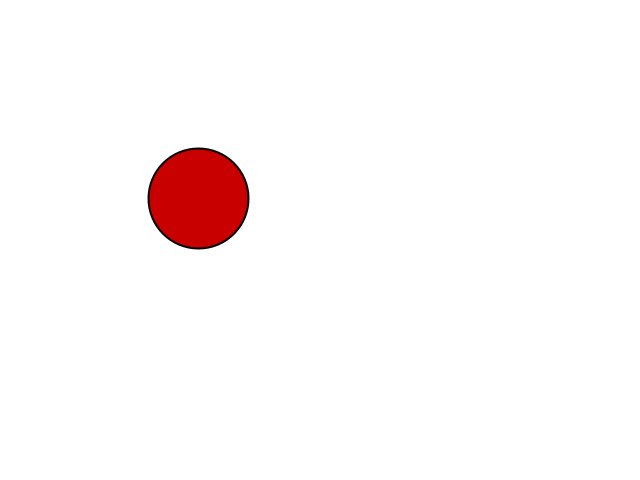
Frame 1 (no input)
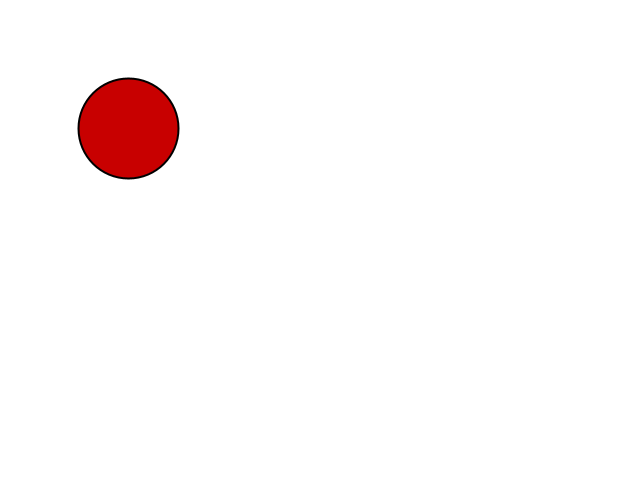
Frame 60 (the mouse pressed at the canvas centre just before this capture)
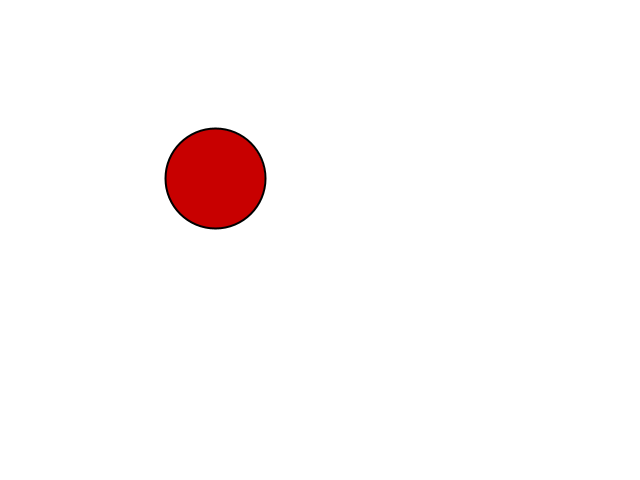
Frame 120 (the mouse held since frame 60 and released just before this capture)

The Processing sketch that drew these frames (run headless with seeded random() and noise(); from frame 60 on, the mouse is pressed at the canvas centre):

// Processing sketch: MouseFollow
// ── MouseFollow.pde
//Mouse Follow
//CSCI 5611 Mouse Following with Vec2 [Starter]
//Instructor: Stephen J. Guy <sjguy@umn.edu>


//Here is what you should discuss & try to code as a group:
//  done 1. Initially, the code shows a dark red circle with a purple-ish outline.
//     Change the program to draw a red circle with a black outline instead. 
//  done 2. Find the Processing.org reference pages for the circle command. 
//     Why am I multiplying the radius by 2? (Note: these reference pages are 
//     very useful, be sure to check them out for general Processing help.) the third argument is the width and height of the circle so we want the diameter aka 2*radius
//  done 3. Change the background color to be white instead green.
//  done 4. Have the ball follow the user's mouse. You should do this by setting
//      dir to be the vector pointing from the ball's current position (pos)
//      to the mouse's current position (mousePos).
//  done 5. Try to get some keyboard input working:  
//        -When the user presses the 'd' key, double the speed the ball moves. 
//        -When the user presses the 'h' key, half the speed the ball moves. 
//  done 6. The simple approach is Step 4 will leave the ball jittering when it
//     reaches the mouse. Find a strategy to fix the jitter so the ball stops
//     completely when it is nicely centered on the mouse.
//  done 7. Currently, the variable 'speed' doesn't have a well defined unit and its
//     effect depends on the framerate. Fix this by using dt in the update function
//     to make sure the speed value means "pixels per second". Set the speed to
//     100 pixels per second. Make sure the ball takes about 6.4 seconds to make
//     it 640 pixels across the screen.
     
//As a challenge:
//  1. Give the ball a maximum acceleration (i.e. limit how fast it's velocity can change).
//  2. Draw an image (sprite) instead of a circle. Try to orient it in the direction of travel.


int strokeWidth = 2;

void setup(){
  size(640,480);
  surface.setTitle("Mouse Following [CSCI 5611 Example]");
  
  
  //Initial circle position
  pos = new Vec2(200,200);
  r = 50;
  
  vel = new Vec2(0.0,0.0); //intial velocity
  
  strokeWeight(strokeWidth); //Draw thicker lines 
}

Vec2 pos; //Circle position
Vec2 vel; //Circle velocity
float r;  //Circle radius

float speed = 100;
float snapToMouseThreshold = 10; //if within this amount of pixels than snap to mouse to avoid jitter

void update(float dt){
  Vec2 mousePos = new Vec2(mouseX, mouseY);
  Vec2 dir = mousePos.minus(pos); //Should be vector pointing from pos to MousePos
  if (dir.length() > snapToMouseThreshold){ //if speed*dt > dir.length()
    dir.normalize();
    vel = dir.times(speed * dt); // update speed based on time that has passed
    pos.add(vel);
  }
  else {
   vel = new Vec2(0, 0);
   pos.x = mousePos.x;
   pos.y = mousePos.y;
  }
}

void draw(){
  update(1/frameRate);
  background(256,256,256); //White background
  stroke(0,0,0);
  fill(200,0,0);
  circle(pos.x, pos.y,r*2); //Question: Why is it radius*2 ?
  //image(img, pos.x, pos.y);
}

void keyPressed(){
  if (key == 'd'){
    println("Doubling ball speed");
    speed *= 2;
  }
  if (key == 'h'){
    println("Halving ball speed");
    speed /= 2;

  }
  println("Speed is now:",speed);
}




//Begin the Vec2 Library
//Normally I would put this in a differen tab, but having it here allows you to
// copy and paste a single file for shared editing and for submission

public class Vec2 {
  public float x, y;
  
  public Vec2(float x, float y){
    this.x = x;
    this.y = y;
  }
  
  public String toString(){
    return "(" + x+ "," + y +")";
  }
  
  public float length(){
    return sqrt(x*x+y*y);
  }
  
  public float lengthSqr(){
    return x*x+y*y;
  }
  
  public Vec2 plus(Vec2 rhs){
    return new Vec2(x+rhs.x, y+rhs.y);
  }
  
  public void add(Vec2 rhs){
    x += rhs.x;
    y += rhs.y;
  }
  
  public Vec2 minus(Vec2 rhs){
    return new Vec2(x-rhs.x, y-rhs.y);
  }
  
  public void subtract(Vec2 rhs){
    x -= rhs.x;
    y -= rhs.y;
  }
  
  public Vec2 times(float rhs){
    return new Vec2(x*rhs, y*rhs);
  }
  
  public void mul(float rhs){
    x *= rhs;
    y *= rhs;
  }
  
  public void clampToLength(float maxL){
    float magnitude = sqrt(x*x + y*y);
    if (magnitude > maxL){
      x *= maxL/magnitude;
      y *= maxL/magnitude;
    }
  }
  
  public void setToLength(float newL){
    float magnitude = sqrt(x*x + y*y);
    x *= newL/magnitude;
    y *= newL/magnitude;
  }
  
  public void normalize(){
    float magnitude = sqrt(x*x + y*y);
    x /= magnitude;
    y /= magnitude;
  }
  
  public Vec2 normalized(){
    float magnitude = sqrt(x*x + y*y);
    return new Vec2(x/magnitude, y/magnitude);
  }
  
  public float distanceTo(Vec2 rhs){
    float dx = rhs.x - x;
    float dy = rhs.y - y;
    return sqrt(dx*dx + dy*dy);
  }
}

Vec2 interpolate(Vec2 a, Vec2 b, float t){
  return a.plus((b.minus(a)).times(t));
}

float interpolate(float a, float b, float t){
  return a + ((b-a)*t);
}

float dot(Vec2 a, Vec2 b){
  return a.x*b.x + a.y*b.y;
}

Vec2 projAB(Vec2 a, Vec2 b){
  return b.times(a.x*b.x + a.y*b.y);
}
